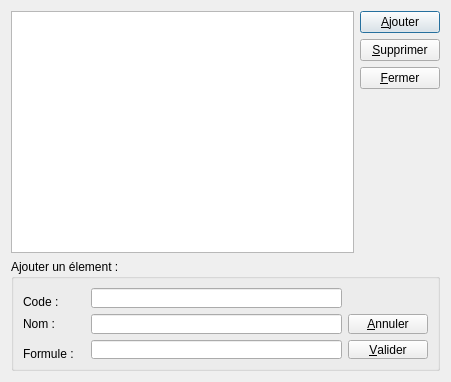
<?xml version="1.0" encoding="UTF-8"?>
<ui version="4.0">
 <class>Dlg_Molecule</class>
 <widget class="QDialog" name="Dlg_Molecule">
  <property name="windowModality">
   <enum>Qt::ApplicationModal</enum>
  </property>
  <property name="geometry">
   <rect>
    <x>0</x>
    <y>0</y>
    <width>451</width>
    <height>382</height>
   </rect>
  </property>
  <property name="windowTitle">
   <string>Dialog</string>
  </property>
  <property name="modal">
   <bool>true</bool>
  </property>
  <layout class="QGridLayout" name="gridLayout_3">
   <item row="0" column="0">
    <layout class="QGridLayout" name="gridLayout">
     <item row="0" column="0">
      <widget class="QTableView" name="tableView">
       <property name="alternatingRowColors">
        <bool>true</bool>
       </property>
       <property name="selectionMode">
        <enum>QAbstractItemView::SingleSelection</enum>
       </property>
       <property name="selectionBehavior">
        <enum>QAbstractItemView::SelectRows</enum>
       </property>
      </widget>
     </item>
     <item row="0" column="1">
      <layout class="QVBoxLayout" name="verticalLayout">
       <item>
        <widget class="QPushButton" name="button_Ajouter">
         <property name="text">
          <string>&amp;Ajouter</string>
         </property>
        </widget>
       </item>
       <item>
        <widget class="QPushButton" name="button_Supprimer">
         <property name="text">
          <string>&amp;Supprimer</string>
         </property>
        </widget>
       </item>
       <item>
        <widget class="QPushButton" name="button_Fermer">
         <property name="text">
          <string>&amp;Fermer</string>
         </property>
        </widget>
       </item>
       <item>
        <spacer name="verticalSpacer">
         <property name="orientation">
          <enum>Qt::Vertical</enum>
         </property>
         <property name="sizeHint" stdset="0">
          <size>
           <width>20</width>
           <height>40</height>
          </size>
         </property>
        </spacer>
       </item>
      </layout>
     </item>
     <item row="1" column="0" colspan="2">
      <widget class="QGroupBox" name="gb_edit_champs">
       <property name="sizePolicy">
        <sizepolicy hsizetype="Preferred" vsizetype="Fixed">
         <horstretch>0</horstretch>
         <verstretch>0</verstretch>
        </sizepolicy>
       </property>
       <property name="minimumSize">
        <size>
         <width>0</width>
         <height>112</height>
        </size>
       </property>
       <property name="maximumSize">
        <size>
         <width>16777215</width>
         <height>112</height>
        </size>
       </property>
       <property name="title">
        <string>Ajouter un élement :</string>
       </property>
       <layout class="QGridLayout" name="gridLayout_2">
        <item row="0" column="0">
         <layout class="QHBoxLayout" name="horizontalLayout">
          <item>
           <widget class="QLabel" name="label">
            <property name="sizePolicy">
             <sizepolicy hsizetype="Fixed" vsizetype="Fixed">
              <horstretch>0</horstretch>
              <verstretch>0</verstretch>
             </sizepolicy>
            </property>
            <property name="minimumSize">
             <size>
              <width>62</width>
              <height>27</height>
             </size>
            </property>
            <property name="text">
             <string>Code :</string>
            </property>
           </widget>
          </item>
          <item>
           <widget class="QLineEdit" name="lineEdit_Code"/>
          </item>
         </layout>
        </item>
        <item row="1" column="0">
         <layout class="QHBoxLayout" name="horizontalLayout_2">
          <item>
           <widget class="QLabel" name="label_2">
            <property name="sizePolicy">
             <sizepolicy hsizetype="Fixed" vsizetype="Fixed">
              <horstretch>0</horstretch>
              <verstretch>0</verstretch>
             </sizepolicy>
            </property>
            <property name="minimumSize">
             <size>
              <width>62</width>
              <height>0</height>
             </size>
            </property>
            <property name="maximumSize">
             <size>
              <width>62</width>
              <height>16777215</height>
             </size>
            </property>
            <property name="text">
             <string>Nom :</string>
            </property>
           </widget>
          </item>
          <item>
           <widget class="QLineEdit" name="lineEdit_Nom"/>
          </item>
         </layout>
        </item>
        <item row="1" column="1" rowspan="2">
         <layout class="QVBoxLayout" name="verticalLayout_2">
          <item>
           <widget class="QPushButton" name="button_Annuler">
            <property name="text">
             <string>&amp;Annuler</string>
            </property>
           </widget>
          </item>
          <item>
           <widget class="QPushButton" name="button_Valider">
            <property name="text">
             <string>&amp;Valider</string>
            </property>
           </widget>
          </item>
         </layout>
        </item>
        <item row="2" column="0">
         <layout class="QHBoxLayout" name="horizontalLayout_3">
          <item>
           <widget class="QLabel" name="label_3">
            <property name="sizePolicy">
             <sizepolicy hsizetype="Fixed" vsizetype="Fixed">
              <horstretch>0</horstretch>
              <verstretch>0</verstretch>
             </sizepolicy>
            </property>
            <property name="minimumSize">
             <size>
              <width>62</width>
              <height>27</height>
             </size>
            </property>
            <property name="maximumSize">
             <size>
              <width>62</width>
              <height>27</height>
             </size>
            </property>
            <property name="text">
             <string>Formule :</string>
            </property>
           </widget>
          </item>
          <item>
           <widget class="QLineEdit" name="lineEdit_Formule"/>
          </item>
         </layout>
        </item>
       </layout>
      </widget>
     </item>
    </layout>
   </item>
  </layout>
 </widget>
 <resources/>
 <connections>
  <connection>
   <sender>button_Fermer</sender>
   <signal>clicked()</signal>
   <receiver>Dlg_Molecule</receiver>
   <slot>close()</slot>
   <hints>
    <hint type="sourcelabel">
     <x>583</x>
     <y>350</y>
    </hint>
    <hint type="destinationlabel">
     <x>319</x>
     <y>187</y>
    </hint>
   </hints>
  </connection>
 </connections>
</ui>
